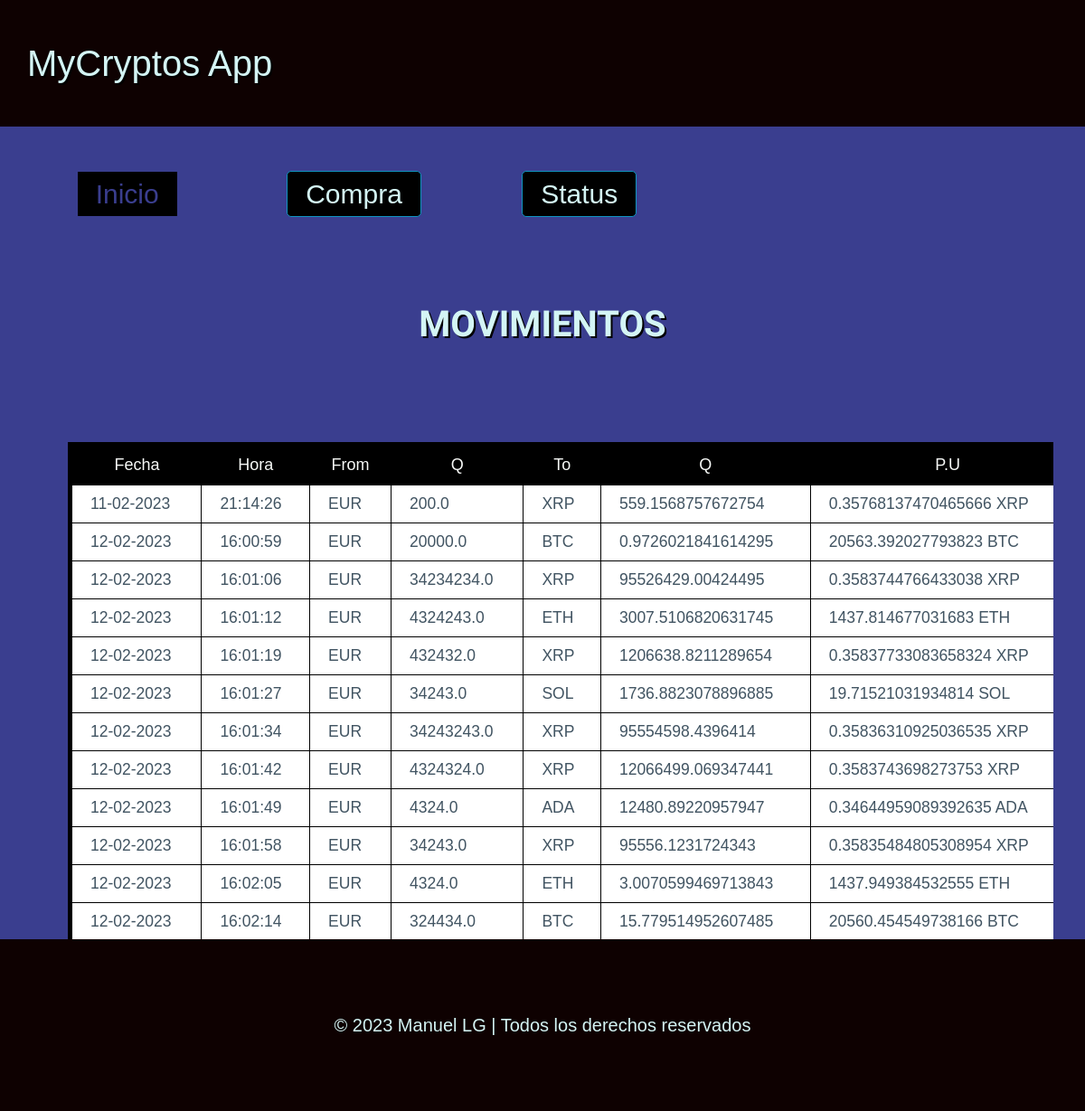
Before: / with the older database file.
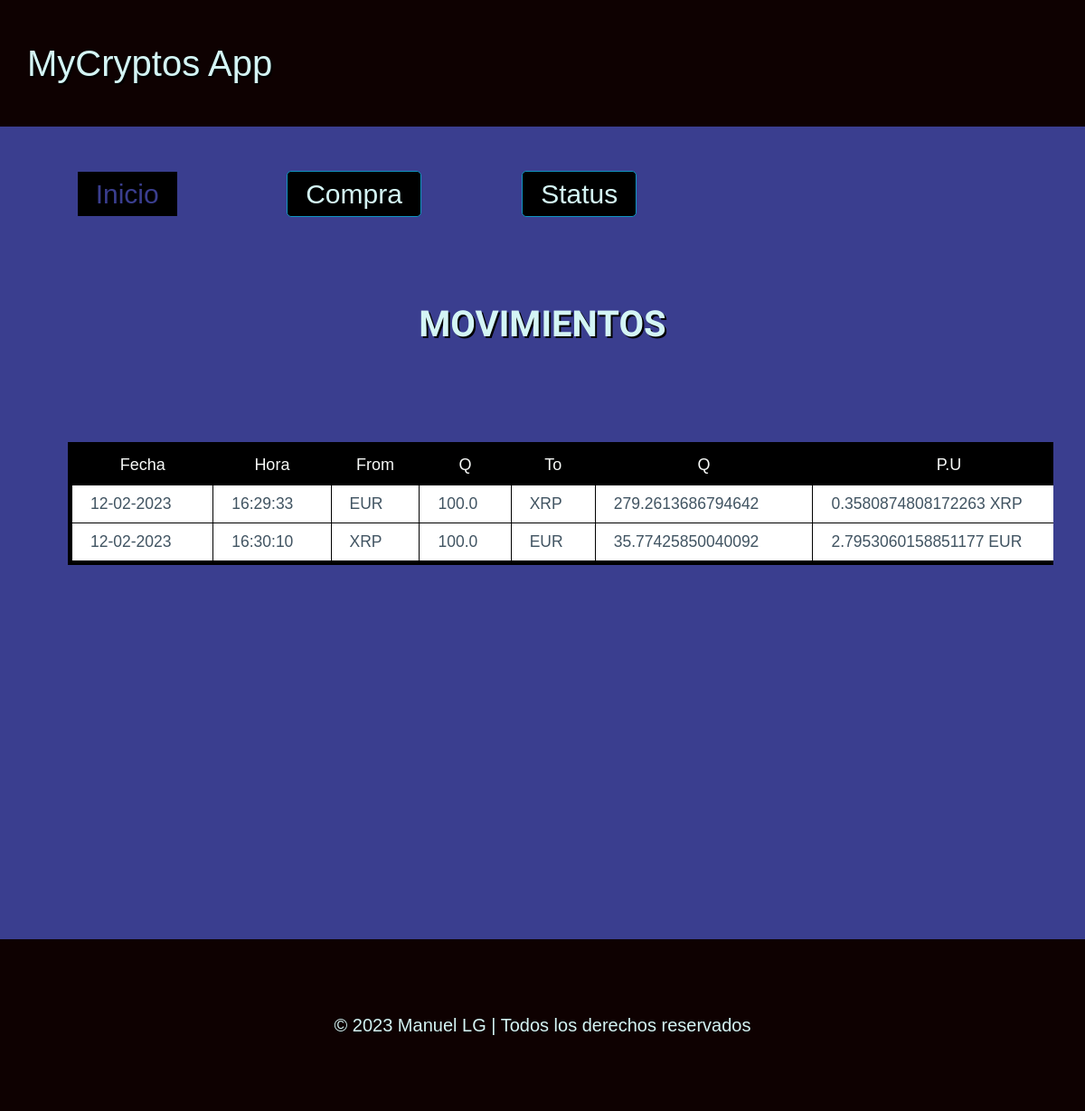
After: the same page with the newer database file.
### tables this page shows
CREATE TABLE "movimientos" (
	"id"	INTEGER,
	"fecha"	TEXT NOT NULL,
	"hora"	TEXT NOT NULL,
	"moneda_from"	TEXT NOT NULL,
	"cantidad_from"	REAL NOT NULL,
	"moneda_to"	TEXT NOT NULL,
	"cantidad_to"	REAL NOT NULL,
	PRIMARY KEY("id" AUTOINCREMENT)
);

### cryptos_changes/routes.py (the view)
@app.route("/")
def inicio():
    try:
        datos = data_manager.recuperar_datos()
        if isinstance(datos,dict):
            lista =[]
            lista.append(datos)
            return render_template("index.html",movimientos = lista)
        else:
            return render_template("index.html",movimientos = datos)
    except sqlite3.Error as e:
        flash("Se ha producido un error en la BBDD. Inténtelo más tarde")
        return render_template("index.html",movimientos = [])

### cryptos_changes/models.py (called while the page is built)
    def crear_diccionario(self,cur):
        filas = cur.fetchall()
        campos = []
        for item in cur.description:
            campos.append(item[0])
        resultado =[]
        for fila in filas:
            registro = {}
            for clave,valor in zip(campos,fila):
                registro[clave] = valor
            resultado.append(registro)
        return resultado[0] if len(resultado)== 1 else resultado

    def consulta(self, consulta, params= []):
        con= sqlite3.connect(self.origen_datos)
        cur = con.cursor()
        cur.execute(consulta, params)
        if cur.description:
            resultado = self.crear_diccionario(cur)
        else:
            resultado = None
            con.commit()
        con.close()
        return resultado

    def recuperar_datos(self):
        return self.consulta("SELECT * FROM movimientos ORDER BY fecha")

### cryptos_changes/templates/index.html (shortened to what this page needs)
{% extends 'base.html' %}
{% block menu%}
    <nav class="navbar-container">
        <ul class = "navbar-list">
            <li class="navbar-item"><p class="item-desactivado">Inicio</p></li>
            <li class="navbar-item"><a href="/purchase" role="button">Compra</a></li>
            <li class="navbar-item"><a href="/status" role="button">Status</a></li>
        </ul>
    </nav>
{% endblock %}
{% block contenido %}
    <h1 class="titulo-seccion" >MOVIMIENTOS</h1>
    {% if movimientos %}
        <div class="table-container" style="height: 700px; overflow: auto; ">
            <table class="table">
                <thead class="cabecera">
                    <tr class="cabecera">
                        <th>Fecha</th>
                        <th>Hora</th>
                        <th>From</th>
                        <th>Q</th>
                        <th>To</th>
                        <th>Q</th>
                        <th>P.U</th>
                    </tr>
                </thead>
                <tbody>
                    {% for item in movimientos %}
                        <tr>
                            <td>{{item['fecha']}}</td>
                            <td>{{item['hora']}}</td>
                            <td>{{item['moneda_from']}}</td>
                            <td>{{item['cantidad_from']}}</td>
                            <td>{{item['moneda_to']}}</td>
                            <td>{{item['cantidad_to']}}</td>
                            <td>{{item['cantidad_from']/item['cantidad_to']}} {{item['moneda_to']}}</td>
                        </tr>
                    {% endfor %}
                </tbody>
            </table>
        </div>
        {% else %}
            <div class="no-movs"><h1 class="subtitulo">Sin movimientos</h1></div>
        {% endif %}
{% endblock %}

### cryptos_changes/templates/base.html (shortened to what this page needs)
<html lang="en">
<head>
    <link rel="stylesheet" href="{{ url_for('static', filename = 'css/pico.css')}}">
    <link rel="stylesheet" href="{{ url_for('static', filename = 'css/styles.css')}}">
    <link rel="stylesheet" href="{{ url_for('static', filename = 'css/index.css')}}">
    <link rel="stylesheet" href="{{ url_for('static', filename = 'css/purchase.css')}}">
    <link rel="stylesheet" href="{{ url_for('static', filename = 'css/status.css')}}">
</head>
<body>
    <header class="logo">
        MyCryptos App
    </header>
    {% block menu %}
    {% endblock %}
    <section class="container">
        {% block contenido %}{% endblock %}
    </section>
    <footer class="footer">
             © 2023 Manuel LG | Todos los derechos reservados
    </footer>
</body>
</html>

### cryptos_changes/static/css/styles.css (style rules this page uses)
:root { --bg-color: #3A3E8F; --title-color: #d4f5f5ff; --second-color: #000000; --white-color: #F7F9F7; }
body { display: block; background-color: var(--bg-color); background-size: cover; color: var(--title-color); font-family: Verdana, Geneva, Tahoma, sans-serif }
header { display: block; background-color: #0E0101; background-size: cover; color: var(--title-color); font-family: Verdana, Geneva, Tahoma, sans-serif }
footer { background-color: #0E0101; position: absolute; text-align:center ; margin: 0; bottom: 0; width: 100%; }
.navbar-container { display: flex; justify-content: left; padding: 0; margin: 0; margin-bottom: 2rem; }
.navbar-list { display: flex; flex-direction: row; justify-content: space-around; padding: 1.5rem; width: 100vh; }
.navbar-item a,p { color: var(--title-color); font-size: 1.5rem; font-weight: 500; float:right; padding: 2px 1rem; background-color:var(--second-color); text-shadow: var(--second-color) 2px 2px; }
.item-desactivado { color: var(--bg-color) }
.logo { font-size: 2rem; padding:2rem 0 2rem 1.5rem; text-shadow: black 2px 2px; }
.titulo-seccion { font-family: 'Chakra Petch', sans-serif; font-weight: 700; font-size: 2rem; color: var(--title-color); display: flex; justify-content: center; text-shadow: black 2px 2px; }

### cryptos_changes/static/css/index.css (style rules this page uses)
.table { background-color: var(--background-color); border: solid 5px; border-color: var(--second-color); margin: 2rem; align-items: center; }
.cabecera { background-color: var(--second-col); }
.table thead { text-align: center; font-size: large; background-color: var(--second-color); color: var(--second-color); border-bottom: solid 2px ; }
.table thead th { color: var(--white-color); text-align: center; font-size: large; border-bottom: solid 2px ; border-color: var(--second-color); }
td { border: solid #000 1px ; }

Changed rows visible on the page:
removed movimientos: fecha "11-02-2023", hora "21:14:26", moneda_from "EUR", cantidad_from "200.0", moneda_to "XRP", cantidad_to "559.1568757672754", item['cantidad_from']/item['cantidad_to'] "0.35768137470465666"
removed movimientos: fecha "12-02-2023", hora "16:00:59", moneda_from "EUR", cantidad_from "20000.0", moneda_to "BTC", cantidad_to "0.9726021841614295", item['cantidad_from']/item['cantidad_to'] "20563.392027793823"
removed movimientos: fecha "12-02-2023", hora "16:01:06", moneda_from "EUR", cantidad_from "34234234.0", moneda_to "XRP", cantidad_to "95526429.00424495", item['cantidad_from']/item['cantidad_to'] "0.3583744766433038"
removed movimientos: fecha "12-02-2023", hora "16:01:12", moneda_from "EUR", cantidad_from "4324243.0", moneda_to "ETH", cantidad_to "3007.5106820631745", item['cantidad_from']/item['cantidad_to'] "1437.814677031683"
removed movimientos: fecha "12-02-2023", hora "16:01:19", moneda_from "EUR", cantidad_from "432432.0", moneda_to "XRP", cantidad_to "1206638.8211289654", item['cantidad_from']/item['cantidad_to'] "0.35837733083658324"
removed movimientos: fecha "12-02-2023", hora "16:01:27", moneda_from "EUR", cantidad_from "34243.0", moneda_to "SOL", cantidad_to "1736.8823078896885", item['cantidad_from']/item['cantidad_to'] "19.71521031934814"
removed movimientos: fecha "12-02-2023", hora "16:01:34", moneda_from "EUR", cantidad_from "34243243.0", moneda_to "XRP", cantidad_to "95554598.4396414", item['cantidad_from']/item['cantidad_to'] "0.35836310925036535"
removed movimientos: fecha "12-02-2023", hora "16:01:42", moneda_from "EUR", cantidad_from "4324324.0", moneda_to "XRP", cantidad_to "12066499.069347441", item['cantidad_from']/item['cantidad_to'] "0.3583743698273753"
removed movimientos: fecha "12-02-2023", hora "16:01:49", moneda_from "EUR", cantidad_from "4324.0", moneda_to "ADA", cantidad_to "12480.89220957947", item['cantidad_from']/item['cantidad_to'] "0.34644959089392635"
removed movimientos: fecha "12-02-2023", hora "16:01:58", moneda_from "EUR", cantidad_from "34243.0", moneda_to "XRP", cantidad_to "95556.1231724343", item['cantidad_from']/item['cantidad_to'] "0.35835484805308954"
removed movimientos: fecha "12-02-2023", hora "16:02:05", moneda_from "EUR", cantidad_from "4324.0", moneda_to "ETH", cantidad_to "3.0070599469713843", item['cantidad_from']/item['cantidad_to'] "1437.949384532555"
removed movimientos: fecha "12-02-2023", hora "16:02:14", moneda_from "EUR", cantidad_from "324434.0", moneda_to "BTC", cantidad_to "15.779514952607485", item['cantidad_from']/item['cantidad_to'] "20560.454549738166"
added movimientos: fecha "12-02-2023", hora "16:29:33", moneda_from "EUR", cantidad_from "100.0", moneda_to "XRP", cantidad_to "279.2613686794642", item['cantidad_from']/item['cantidad_to'] "0.3580874808172263"
added movimientos: fecha "12-02-2023", hora "16:30:10", moneda_from "XRP", cantidad_from "100.0", moneda_to "EUR", cantidad_to "35.77425850040092", item['cantidad_from']/item['cantidad_to'] "2.7953060158851177"
